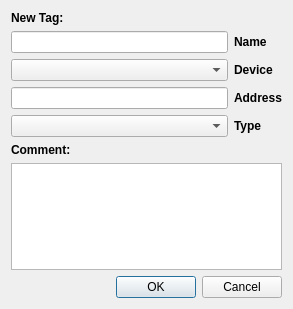
<?xml version="1.0" encoding="UTF-8"?>
<ui version="4.0">
 <class>Dialog</class>
 <widget class="QDialog" name="Dialog">
  <property name="geometry">
   <rect>
    <x>0</x>
    <y>0</y>
    <width>293</width>
    <height>309</height>
   </rect>
  </property>
  <property name="windowTitle">
   <string>Dialog</string>
  </property>
  <layout class="QVBoxLayout" name="verticalLayout">
   <item>
    <widget class="QLabel" name="label">
     <property name="font">
      <font>
       <weight>75</weight>
       <bold>true</bold>
      </font>
     </property>
     <property name="text">
      <string>New Tag:</string>
     </property>
    </widget>
   </item>
   <item>
    <layout class="QGridLayout" name="gridLayout">
     <item row="0" column="0">
      <widget class="QLineEdit" name="leName"/>
     </item>
     <item row="0" column="1">
      <widget class="QLabel" name="lbName">
       <property name="font">
        <font>
         <weight>75</weight>
         <bold>true</bold>
        </font>
       </property>
       <property name="text">
        <string>Name</string>
       </property>
      </widget>
     </item>
     <item row="1" column="0">
      <widget class="QComboBox" name="cbDev"/>
     </item>
     <item row="1" column="1">
      <widget class="QLabel" name="lbDevName">
       <property name="font">
        <font>
         <weight>75</weight>
         <bold>true</bold>
        </font>
       </property>
       <property name="text">
        <string>Device</string>
       </property>
      </widget>
     </item>
     <item row="2" column="0">
      <widget class="QLineEdit" name="leAddr"/>
     </item>
     <item row="2" column="1">
      <widget class="QLabel" name="lbAddrName">
       <property name="font">
        <font>
         <weight>75</weight>
         <bold>true</bold>
        </font>
       </property>
       <property name="text">
        <string>Address</string>
       </property>
      </widget>
     </item>
     <item row="3" column="0">
      <widget class="QComboBox" name="cbType"/>
     </item>
     <item row="3" column="1">
      <widget class="QLabel" name="lbType">
       <property name="font">
        <font>
         <weight>75</weight>
         <bold>true</bold>
        </font>
       </property>
       <property name="text">
        <string>Type</string>
       </property>
      </widget>
     </item>
    </layout>
   </item>
   <item>
    <widget class="QLabel" name="label_2">
     <property name="font">
      <font>
       <weight>75</weight>
       <bold>true</bold>
      </font>
     </property>
     <property name="text">
      <string>Comment:</string>
     </property>
    </widget>
   </item>
   <item>
    <widget class="QTextEdit" name="txtComment"/>
   </item>
   <item>
    <spacer name="verticalSpacer">
     <property name="orientation">
      <enum>Qt::Vertical</enum>
     </property>
     <property name="sizeHint" stdset="0">
      <size>
       <width>20</width>
       <height>40</height>
      </size>
     </property>
    </spacer>
   </item>
   <item>
    <widget class="QDialogButtonBox" name="buttonBox">
     <property name="orientation">
      <enum>Qt::Horizontal</enum>
     </property>
     <property name="standardButtons">
      <set>QDialogButtonBox::Cancel|QDialogButtonBox::Ok</set>
     </property>
    </widget>
   </item>
  </layout>
 </widget>
 <resources/>
 <connections>
  <connection>
   <sender>buttonBox</sender>
   <signal>rejected()</signal>
   <receiver>Dialog</receiver>
   <slot>reject()</slot>
   <hints>
    <hint type="sourcelabel">
     <x>176</x>
     <y>208</y>
    </hint>
    <hint type="destinationlabel">
     <x>169</x>
     <y>155</y>
    </hint>
   </hints>
  </connection>
 </connections>
</ui>
